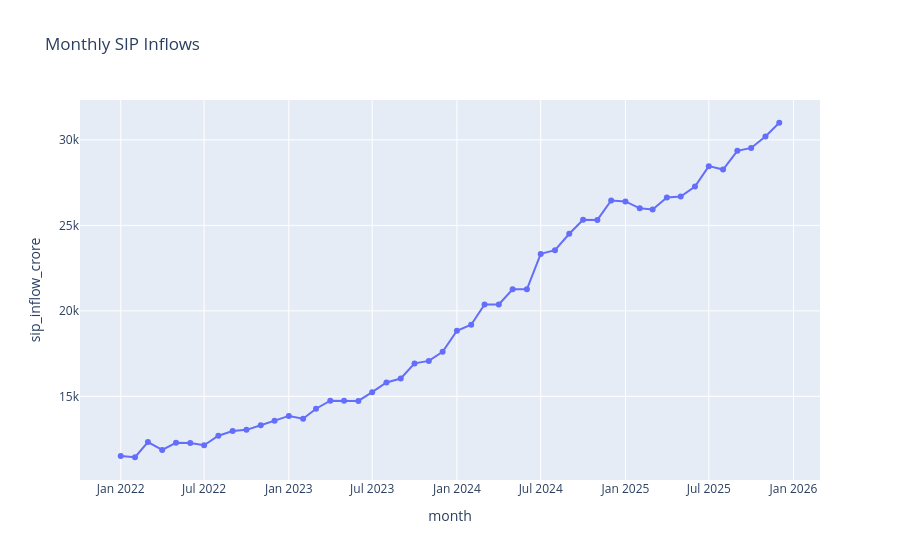

Notebook code cell kept with this figure:
### Code cell
sip = pd.read_csv("../data/raw/04_monthly_sip_inflows - Copy.csv")

sip["month"] = pd.to_datetime(sip["month"])

fig = px.line(
    sip,
    x="month",
    y="sip_inflow_crore",
    markers=True,
    title="Monthly SIP Inflows"
)

fig.show()
